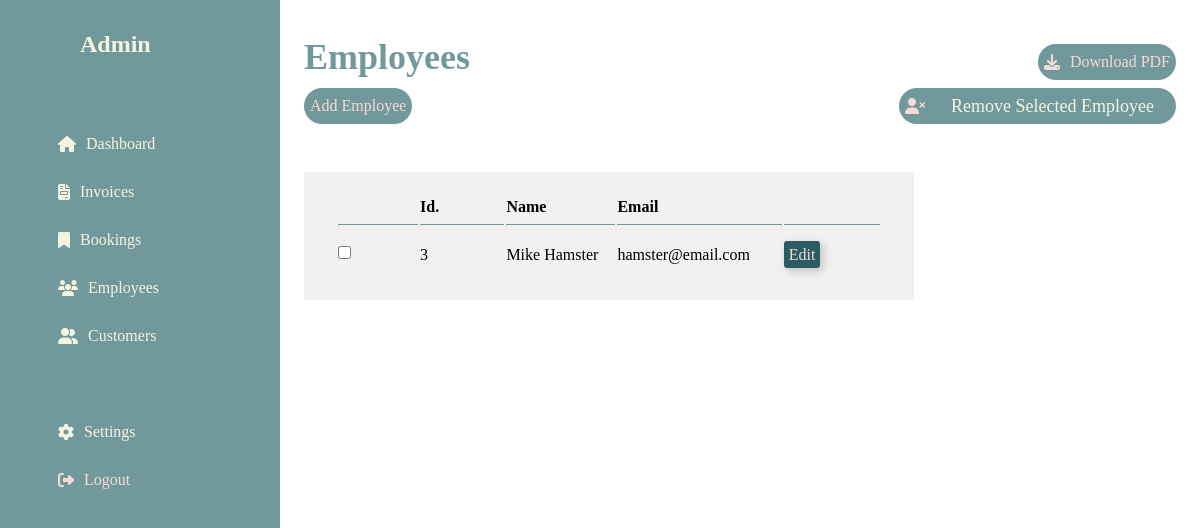
The app's page /admin/dashboard.php?employees with its own data.
### tables this page shows
CREATE TABLE `employees` (
  `id` int(11) NOT NULL,
  `employee_name` varchar(200) NOT NULL,
  `employee_email` varchar(100) NOT NULL,
  `employee_password` varchar(100) NOT NULL
);

### admin/employees.php (the view)
<div class="customer-admin-page scroll">
                <form method="post" action="../config/forms.php">
                <div class="header-title">
                    <a href="../employee/signup.php" class="btn-download">
                        <span class="text">Add Employee</span>
                    </a>
                    <a href="" class="btn-download">
                        <i class="fa-solid fa-user-xmark"></i>
                        <span class="text"><input type="submit" name="delete-employee" value="Remove Selected Employee"></span>
                    </a>
                </div>
                     <table class="scroll">
                    <thead>
                        <tr>
                        <th> </th>
                        <th>Id.</th>
                        <th>Name</th>
                        <th>Email</th>
                        <th> </th>
                        </tr>
                    </thead>
                        <tbody>
                        <?php foreach ($employees as $employee): ?>
                        <tr>
                            <td><input type="checkbox" name="employee[]" value="<?=$employee['id']?>"></td>
                            <td><?=$employee['id']?></td>
                            <td><?=$employee['employee_name']?></td>
                            <td><?=$employee['employee_email']?></td>
                            <td><a href="edit.php?id=<?= $employee['id']; ?>&name=<?= $employee['employee_name'];?>&email=<?= $employee['employee_email'];?>">edit</a></td>
                        </tr>
                        <?php endforeach; ?>
                    </tbody>
                </table>
                </form>
            </div>

### assets/styles/style.css (style rules this page uses)
* { padding: 0; margin: 0; box-sizing: border-box; text-rendering: optimizeLegibility; font-family: 'nunito'; }
:root { --pale-pink: #FF007F; --lavender: #F8D9D6; --creamy-yellow: #F4F4E1; --mint-green: #FEFFF6; --sky: #f3f0f0; --chocolate-brown: #71999c; --chocolate-red: #2a5c63; }
html { scroll-behavior: smooth; }
body { position: relative; }
#content main .header-title { display: flex; align-items: center; justify-content: space-between; grid-gap: 16px; flex-wrap: wrap; }
#content main .header-title .btn-download { height: 36px; padding: 0 6px; border-radius: 36px; background: var(--chocolate-brown); color: var(--lavender); display: flex; align-items: center; grid-gap: 10px; font-weight: 500; text-decoration: none; }
.text input { background: none; border: none; text-transform: capitalize; color: var(--creamy-yellow); font-size: 18px; cursor: pointer; }
.customer-admin-page form table { width: 70%; text-align: left; margin-top: 3rem; background: var(--sky); padding: 1rem 2rem; height: auto; }
.customer-admin-page form table tr { height: 35px; width: 100%; }
.customer-admin-page form table tr th { font-size: 16px; margin-bottom: 2rem; width: 15rem; border-bottom: 1px solid var(--chocolate-brown); }
.customer-admin-page form table tr th:nth-child(2) { border-bottom: 1px solid var(--chocolate-brown); }
.customer-admin-page form table tr th:nth-child(3) { border-bottom: 1px solid var(--chocolate-brown); }
.customer-admin-page form table tr th:nth-child(4) { border-bottom: 1px solid var(--chocolate-brown); }
.customer-admin-page form table tr td { height: 35px; padding: .5rem 0; }
.customer-admin-page form table tr td a { text-decoration: none; background: var(--chocolate-red); padding: 5px; width: 100%; text-align: center; text-transform: capitalize; color: var(--lavender); border-radius: 3px; box-shadow: 3px 3px 10px rgba(0, 0, 0, 0.2); transition: .2s ease; }
.order-page form .form-input select, input { height: 35px; padding: 0 1rem; background: none; outline: none; border: 1px solid var(--chocolate-brown); }

### records on screen
employees: id "3", employee_name "Mike Hamster", employee_email "hamster@email.com"
